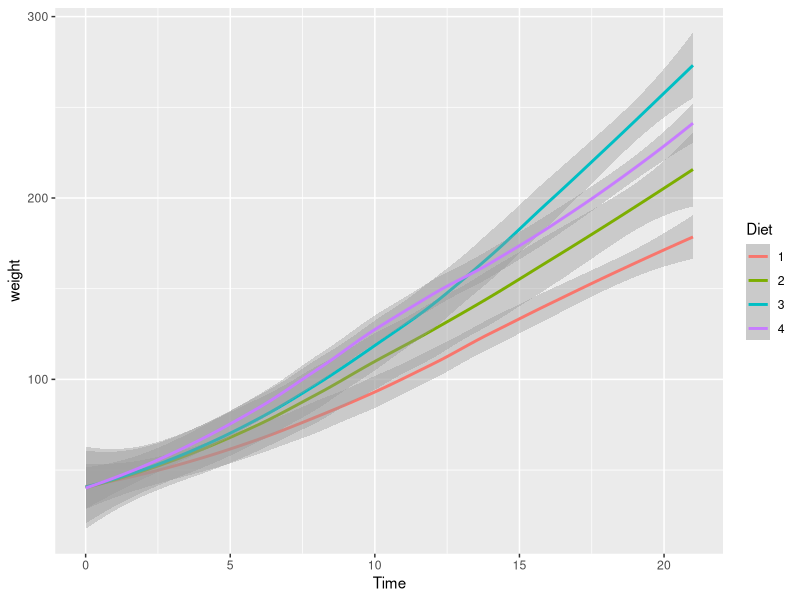

Write R code to recreate this figure.
# 09/29/2020

# 2 - IDE

library(tidyverse)

ggplot(data = ChickWeight) + 
  geom_smooth(mapping = aes(x = Time, y = weight, color = Diet, SE = FALSE))


names <- c('Mike', 'Renee', 'Richard', 'Mathew', 'Christopher')
scores <- c(85, 92, 95, 97, 96)

names[1]
names[2]
scores[3]

mean(scores)
median(scores)
min(scores)
max(scores)
sum(scores)

mixed <-  c('Mike', 85, 'Renee', 92, 'Richard', 95, 'Mathew', 97, 'Christopher')
mixed

testResults <- data.frame(names,scores)
testResults

mean(testResults$scores)

x <- TRUE
y <- 1
z <- 'Mike Chapple'


class(x)
class(y)
class(z)

productCategories <- c('fruit', 'vegetable', 'fruit', 'fruit', 'dry goods', 'dry goods', 'vegetable')
class(productCategories)

productCategories <- factor(productCategories)

class(productCategories)

productCategories

length(x)
length(productCategories)

is.numeric(x)
x
is.logical(x)

yint <- 1L

class(yint)

is.numeric(yint)
is.integer(yint)

as.numeric("1.5")
as.integer("1.5")



















